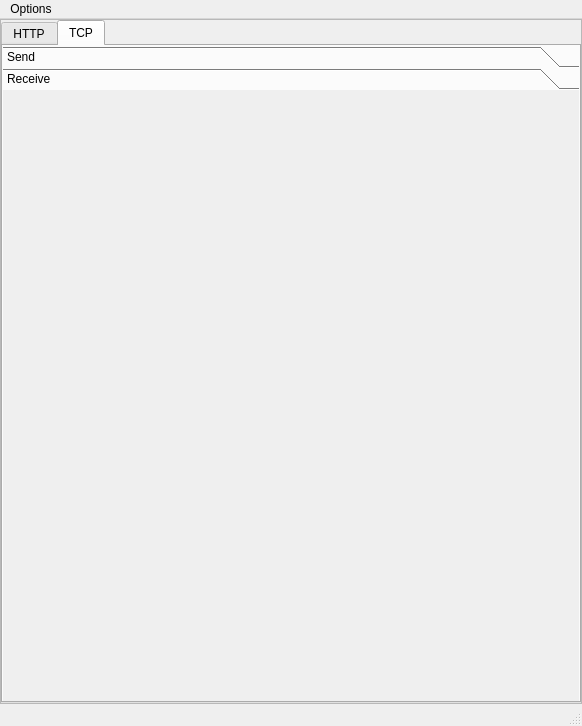
<?xml version="1.0" encoding="UTF-8"?>
<ui version="4.0">
 <class>MainWindow</class>
 <widget class="QMainWindow" name="MainWindow">
  <property name="geometry">
   <rect>
    <x>0</x>
    <y>0</y>
    <width>582</width>
    <height>726</height>
   </rect>
  </property>
  <property name="minimumSize">
   <size>
    <width>0</width>
    <height>0</height>
   </size>
  </property>
  <property name="maximumSize">
   <size>
    <width>16777215</width>
    <height>16777215</height>
   </size>
  </property>
  <property name="baseSize">
   <size>
    <width>500</width>
    <height>565</height>
   </size>
  </property>
  <property name="windowTitle">
   <string>QuickShare</string>
  </property>
  <widget class="QWidget" name="centralwidget">
   <layout class="QHBoxLayout" name="horizontalLayout">
    <property name="spacing">
     <number>0</number>
    </property>
    <property name="leftMargin">
     <number>0</number>
    </property>
    <property name="topMargin">
     <number>0</number>
    </property>
    <property name="rightMargin">
     <number>0</number>
    </property>
    <property name="bottomMargin">
     <number>0</number>
    </property>
    <item>
     <widget class="QFrame" name="frame">
      <property name="frameShape">
       <enum>QFrame::StyledPanel</enum>
      </property>
      <property name="frameShadow">
       <enum>QFrame::Raised</enum>
      </property>
      <layout class="QVBoxLayout" name="verticalLayout_4">
       <property name="spacing">
        <number>0</number>
       </property>
       <property name="leftMargin">
        <number>0</number>
       </property>
       <property name="topMargin">
        <number>0</number>
       </property>
       <property name="rightMargin">
        <number>0</number>
       </property>
       <property name="bottomMargin">
        <number>0</number>
       </property>
       <item>
        <widget class="QTabWidget" name="modes">
         <property name="currentIndex">
          <number>1</number>
         </property>
         <widget class="QWidget" name="http">
          <attribute name="title">
           <string>HTTP</string>
          </attribute>
          <layout class="QHBoxLayout" name="horizontalLayout_3">
           <property name="spacing">
            <number>0</number>
           </property>
           <property name="leftMargin">
            <number>0</number>
           </property>
           <property name="topMargin">
            <number>0</number>
           </property>
           <property name="rightMargin">
            <number>0</number>
           </property>
           <property name="bottomMargin">
            <number>0</number>
           </property>
           <item>
            <widget class="QToolBox" name="http_modes">
             <property name="sizePolicy">
              <sizepolicy hsizetype="Preferred" vsizetype="Preferred">
               <horstretch>0</horstretch>
               <verstretch>0</verstretch>
              </sizepolicy>
             </property>
             <property name="styleSheet">
              <string notr="true">QToolBox::tab { 
  background-color: lightgray;
  border-radius: 3px;
  padding: 5px;
 }</string>
             </property>
             <property name="currentIndex">
              <number>0</number>
             </property>
             <property name="tabSpacing">
              <number>5</number>
             </property>
             <widget class="QWidget" name="http_send">
              <property name="geometry">
               <rect>
                <x>0</x>
                <y>0</y>
                <width>574</width>
                <height>605</height>
               </rect>
              </property>
              <attribute name="label">
               <string>Send</string>
              </attribute>
              <layout class="QVBoxLayout" name="verticalLayout">
               <property name="spacing">
                <number>0</number>
               </property>
               <property name="leftMargin">
                <number>0</number>
               </property>
               <property name="topMargin">
                <number>0</number>
               </property>
               <property name="rightMargin">
                <number>0</number>
               </property>
               <property name="bottomMargin">
                <number>0</number>
               </property>
               <item>
                <widget class="QScrollArea" name="http_send_scrollarea">
                 <property name="frameShape">
                  <enum>QFrame::NoFrame</enum>
                 </property>
                 <property name="widgetResizable">
                  <bool>true</bool>
                 </property>
                 <widget class="QWidget" name="http_send_widget">
                  <property name="geometry">
                   <rect>
                    <x>0</x>
                    <y>0</y>
                    <width>557</width>
                    <height>872</height>
                   </rect>
                  </property>
                  <layout class="QHBoxLayout" name="horizontalLayout_2">
                   <property name="spacing">
                    <number>0</number>
                   </property>
                   <property name="leftMargin">
                    <number>0</number>
                   </property>
                   <property name="topMargin">
                    <number>0</number>
                   </property>
                   <property name="rightMargin">
                    <number>0</number>
                   </property>
                   <property name="bottomMargin">
                    <number>0</number>
                   </property>
                   <item alignment="Qt::AlignTop">
                    <widget class="QFrame" name="http_send_all">
                     <property name="frameShape">
                      <enum>QFrame::StyledPanel</enum>
                     </property>
                     <property name="frameShadow">
                      <enum>QFrame::Raised</enum>
                     </property>
                     <layout class="QVBoxLayout" name="verticalLayout_2">
                      <property name="spacing">
                       <number>6</number>
                      </property>
                      <property name="leftMargin">
                       <number>9</number>
                      </property>
                      <property name="topMargin">
                       <number>9</number>
                      </property>
                      <property name="rightMargin">
                       <number>9</number>
                      </property>
                      <property name="bottomMargin">
                       <number>9</number>
                      </property>
                      <item>
                       <widget class="QGroupBox" name="files_group">
                        <property name="title">
                         <string>Shared Files</string>
                        </property>
                        <property name="flat">
                         <bool>true</bool>
                        </property>
                        <layout class="QVBoxLayout" name="verticalLayout_8">
                         <item alignment="Qt::AlignLeft">
                          <widget class="QFrame" name="files_buttons">
                           <property name="minimumSize">
                            <size>
                             <width>0</width>
                             <height>0</height>
                            </size>
                           </property>
                           <property name="frameShape">
                            <enum>QFrame::StyledPanel</enum>
                           </property>
                           <property name="frameShadow">
                            <enum>QFrame::Raised</enum>
                           </property>
                           <layout class="QHBoxLayout" name="horizontalLayout_8">
                            <property name="leftMargin">
                             <number>0</number>
                            </property>
                            <property name="topMargin">
                             <number>0</number>
                            </property>
                            <property name="rightMargin">
                             <number>0</number>
                            </property>
                            <property name="bottomMargin">
                             <number>0</number>
                            </property>
                            <item alignment="Qt::AlignLeft">
                             <widget class="QPushButton" name="add_dir">
                              <property name="text">
                               <string>Add Dir</string>
                              </property>
                             </widget>
                            </item>
                            <item alignment="Qt::AlignLeft">
                             <widget class="QPushButton" name="add_files">
                              <property name="text">
                               <string>Add File/s</string>
                              </property>
                             </widget>
                            </item>
                            <item alignment="Qt::AlignLeft">
                             <widget class="QPushButton" name="del_item">
                              <property name="text">
                               <string>Remove</string>
                              </property>
                             </widget>
                            </item>
                           </layout>
                          </widget>
                         </item>
                         <item alignment="Qt::AlignLeft">
                          <widget class="QCheckBox" name="includesubfolders">
                           <property name="toolTip">
                            <string>If true, when you share a folder, the subfolders inside are also shared</string>
                           </property>
                           <property name="text">
                            <string>Include Subfolders</string>
                           </property>
                           <property name="tristate">
                            <bool>false</bool>
                           </property>
                          </widget>
                         </item>
                         <item>
                          <widget class="QListWidget" name="shared_items">
                           <property name="minimumSize">
                            <size>
                             <width>0</width>
                             <height>130</height>
                            </size>
                           </property>
                           <property name="sizeIncrement">
                            <size>
                             <width>0</width>
                             <height>0</height>
                            </size>
                           </property>
                           <property name="font">
                            <font>
                             <pointsize>9</pointsize>
                            </font>
                           </property>
                           <property name="focusPolicy">
                            <enum>Qt::WheelFocus</enum>
                           </property>
                           <property name="acceptDrops">
                            <bool>true</bool>
                           </property>
                           <property name="toolTip">
                            <string>All files and folders here will be shared</string>
                           </property>
                           <property name="styleSheet">
                            <string notr="true">QListWidget {
	border: 1px solid  rgb(186, 186, 186);
	border-radius: 3px;
	padding: 1px;
}
QListWidget::item {
   padding: 5px;
}
QListWidget::item:selected {
	background-color: #ffe5cc;
    color: black;
}
QListWidget::item:focus {
	background-color: #ffe5cc;
    color: black;
}
QListWidget::item:hover {
    background-color: #ffe5cc;
 }</string>
                           </property>
                           <property name="autoScrollMargin">
                            <number>16</number>
                           </property>
                           <property name="editTriggers">
                            <set>QAbstractItemView::NoEditTriggers</set>
                           </property>
                           <property name="tabKeyNavigation">
                            <bool>false</bool>
                           </property>
                           <property name="showDropIndicator" stdset="0">
                            <bool>false</bool>
                           </property>
                           <property name="dragEnabled">
                            <bool>false</bool>
                           </property>
                           <property name="dragDropOverwriteMode">
                            <bool>false</bool>
                           </property>
                           <property name="dragDropMode">
                            <enum>QAbstractItemView::NoDragDrop</enum>
                           </property>
                           <property name="alternatingRowColors">
                            <bool>true</bool>
                           </property>
                           <property name="selectionMode">
                            <enum>QAbstractItemView::NoSelection</enum>
                           </property>
                           <property name="textElideMode">
                            <enum>Qt::ElideRight</enum>
                           </property>
                           <property name="movement">
                            <enum>QListView::Static</enum>
                           </property>
                           <property name="flow">
                            <enum>QListView::TopToBottom</enum>
                           </property>
                           <property name="isWrapping" stdset="0">
                            <bool>false</bool>
                           </property>
                           <property name="resizeMode">
                            <enum>QListView::Adjust</enum>
                           </property>
                           <property name="layoutMode">
                            <enum>QListView::SinglePass</enum>
                           </property>
                           <property name="spacing">
                            <number>0</number>
                           </property>
                           <property name="gridSize">
                            <size>
                             <width>0</width>
                             <height>26</height>
                            </size>
                           </property>
                           <property name="viewMode">
                            <enum>QListView::ListMode</enum>
                           </property>
                           <property name="modelColumn">
                            <number>0</number>
                           </property>
                           <property name="uniformItemSizes">
                            <bool>false</bool>
                           </property>
                           <property name="batchSize">
                            <number>100</number>
                           </property>
                           <property name="sortingEnabled">
                            <bool>false</bool>
                           </property>
                          </widget>
                         </item>
                        </layout>
                       </widget>
                      </item>
                      <item>
                       <widget class="QGroupBox" name="securitymeasures_group">
                        <property name="enabled">
                         <bool>true</bool>
                        </property>
                        <property name="title">
                         <string>Security Measures</string>
                        </property>
                        <property name="flat">
                         <bool>true</bool>
                        </property>
                        <property name="checkable">
                         <bool>true</bool>
                        </property>
                        <property name="checked">
                         <bool>true</bool>
                        </property>
                        <layout class="QVBoxLayout" name="verticalLayout_3" stretch="0,0">
                         <property name="spacing">
                          <number>6</number>
                         </property>
                         <property name="leftMargin">
                          <number>0</number>
                         </property>
                         <property name="topMargin">
                          <number>6</number>
                         </property>
                         <property name="rightMargin">
                          <number>0</number>
                         </property>
                         <property name="bottomMargin">
                          <number>0</number>
                         </property>
                         <item>
                          <widget class="QFrame" name="password_frame">
                           <property name="enabled">
                            <bool>true</bool>
                           </property>
                           <property name="frameShape">
                            <enum>QFrame::StyledPanel</enum>
                           </property>
                           <property name="frameShadow">
                            <enum>QFrame::Raised</enum>
                           </property>
                           <layout class="QHBoxLayout" name="horizontalLayout_6">
                            <item alignment="Qt::AlignLeft">
                             <widget class="QCheckBox" name="password_checkbox">
                              <property name="text">
                               <string>Enable password</string>
                              </property>
                             </widget>
                            </item>
                            <item alignment="Qt::AlignRight">
                             <widget class="QLineEdit" name="password">
                              <property name="enabled">
                               <bool>false</bool>
                              </property>
                              <property name="minimumSize">
                               <size>
                                <width>180</width>
                                <height>20</height>
                               </size>
                              </property>
                              <property name="font">
                               <font>
                                <weight>50</weight>
                                <bold>false</bold>
                                <kerning>true</kerning>
                               </font>
                              </property>
                              <property name="styleSheet">
                               <string notr="true">QLineEdit {
	border-radius: 3px;
	border: 1px solid rgb(186, 186, 186);
}</string>
                              </property>
                              <property name="frame">
                               <bool>true</bool>
                              </property>
                              <property name="echoMode">
                               <enum>QLineEdit::PasswordEchoOnEdit</enum>
                              </property>
                              <property name="readOnly">
                               <bool>false</bool>
                              </property>
                              <property name="placeholderText">
                               <string>Write a password</string>
                              </property>
                              <property name="clearButtonEnabled">
                               <bool>true</bool>
                              </property>
                             </widget>
                            </item>
                           </layout>
                          </widget>
                         </item>
                         <item>
                          <widget class="QFrame" name="addressfilter_frame">
                           <property name="frameShape">
                            <enum>QFrame::StyledPanel</enum>
                           </property>
                           <property name="frameShadow">
                            <enum>QFrame::Raised</enum>
                           </property>
                           <layout class="QVBoxLayout" name="verticalLayout_5">
                            <property name="leftMargin">
                             <number>8</number>
                            </property>
                            <property name="rightMargin">
                             <number>8</number>
                            </property>
                            <item>
                             <widget class="QFrame" name="frame_3">
                              <property name="frameShape">
                               <enum>QFrame::StyledPanel</enum>
                              </property>
                              <property name="frameShadow">
                               <enum>QFrame::Raised</enum>
                              </property>
                              <layout class="QHBoxLayout" name="horizontalLayout_9">
                               <property name="spacing">
                                <number>0</number>
                               </property>
                               <property name="leftMargin">
                                <number>0</number>
                               </property>
                               <property name="topMargin">
                                <number>0</number>
                               </property>
                               <property name="rightMargin">
                                <number>0</number>
                               </property>
                               <property name="bottomMargin">
                                <number>0</number>
                               </property>
                               <item alignment="Qt::AlignLeft">
                                <widget class="QCheckBox" name="addressfilter_checkbox">
                                 <property name="text">
                                  <string>Enable IP address filter</string>
                                 </property>
                                </widget>
                               </item>
                               <item alignment="Qt::AlignRight">
                                <widget class="QFrame" name="addrfilterbuttons_frame">
                                 <property name="frameShape">
                                  <enum>QFrame::StyledPanel</enum>
                                 </property>
                                 <property name="frameShadow">
                                  <enum>QFrame::Raised</enum>
                                 </property>
                                 <layout class="QHBoxLayout" name="horizontalLayout_10">
                                  <property name="leftMargin">
                                   <number>6</number>
                                  </property>
                                  <property name="topMargin">
                                   <number>0</number>
                                  </property>
                                  <property name="rightMargin">
                                   <number>0</number>
                                  </property>
                                  <property name="bottomMargin">
                                   <number>0</number>
                                  </property>
                                  <item>
                                   <widget class="QLineEdit" name="address_line_edit">
                                    <property name="enabled">
                                     <bool>false</bool>
                                    </property>
                                    <property name="minimumSize">
                                     <size>
                                      <width>108</width>
                                      <height>20</height>
                                     </size>
                                    </property>
                                    <property name="styleSheet">
                                     <string notr="true">QLineEdit {
	border-radius: 3px;
	border: 1px solid rgb(186, 186, 186);
}</string>
                                    </property>
                                    <property name="inputMask">
                                     <string/>
                                    </property>
                                    <property name="text">
                                     <string/>
                                    </property>
                                    <property name="placeholderText">
                                     <string>000.000.000.000</string>
                                    </property>
                                   </widget>
                                  </item>
                                  <item>
                                   <widget class="QPushButton" name="add_address">
                                    <property name="enabled">
                                     <bool>false</bool>
                                    </property>
                                    <property name="maximumSize">
                                     <size>
                                      <width>50</width>
                                      <height>16777215</height>
                                     </size>
                                    </property>
                                    <property name="text">
                                     <string>Add</string>
                                    </property>
                                   </widget>
                                  </item>
                                  <item>
                                   <widget class="Line" name="line">
                                    <property name="orientation">
                                     <enum>Qt::Vertical</enum>
                                    </property>
                                   </widget>
                                  </item>
                                  <item>
                                   <widget class="QPushButton" name="del_address">
                                    <property name="enabled">
                                     <bool>false</bool>
                                    </property>
                                    <property name="maximumSize">
                                     <size>
                                      <width>70</width>
                                      <height>16777215</height>
                                     </size>
                                    </property>
                                    <property name="text">
                                     <string>Remove</string>
                                    </property>
                                   </widget>
                                  </item>
                                 </layout>
                                </widget>
                               </item>
                              </layout>
                             </widget>
                            </item>
                            <item>
                             <widget class="QListWidget" name="allowed_addresses">
                              <property name="enabled">
                               <bool>false</bool>
                              </property>
                              <property name="minimumSize">
                               <size>
                                <width>0</width>
                                <height>130</height>
                               </size>
                              </property>
                              <property name="styleSheet">
                               <string notr="true">QListWidget {
	border: 1px solid  rgb(186, 186, 186);
	border-radius: 3px;
	padding: 1px;
}
QListWidget::item {
   padding: 5px;
}
QListWidget::item:selected {
	background-color: #ffe5cc;
    color: black;
}
QListWidget::item:focus {
	background-color: #ffe5cc;
    color: black;
}
QListWidget::item:hover {
    background-color: #ffe5cc;
 }</string>
                              </property>
                              <property name="editTriggers">
                               <set>QAbstractItemView::AllEditTriggers</set>
                              </property>
                              <property name="showDropIndicator" stdset="0">
                               <bool>false</bool>
                              </property>
                              <property name="dragDropOverwriteMode">
                               <bool>true</bool>
                              </property>
                              <property name="alternatingRowColors">
                               <bool>true</bool>
                              </property>
                              <property name="resizeMode">
                               <enum>QListView::Adjust</enum>
                              </property>
                              <property name="layoutMode">
                               <enum>QListView::SinglePass</enum>
                              </property>
                              <property name="selectionRectVisible">
                               <bool>false</bool>
                              </property>
                             </widget>
                            </item>
                           </layout>
                          </widget>
                         </item>
                        </layout>
                       </widget>
                      </item>
                      <item>
                       <widget class="QGroupBox" name="limits_group">
                        <property name="enabled">
                         <bool>true</bool>
                        </property>
                        <property name="title">
                         <string>Limits</string>
                        </property>
                        <property name="flat">
                         <bool>true</bool>
                        </property>
                        <property name="checkable">
                         <bool>true</bool>
                        </property>
                        <property name="checked">
                         <bool>true</bool>
                        </property>
                        <layout class="QVBoxLayout" name="verticalLayout_7">
                         <property name="spacing">
                          <number>6</number>
                         </property>
                         <property name="leftMargin">
                          <number>0</number>
                         </property>
                         <property name="topMargin">
                          <number>6</number>
                         </property>
                         <property name="rightMargin">
                          <number>0</number>
                         </property>
                         <property name="bottomMargin">
                          <number>0</number>
                         </property>
                         <item>
                          <widget class="QFrame" name="downloadlimit_frame">
                           <property name="enabled">
                            <bool>true</bool>
                           </property>
                           <property name="frameShape">
                            <enum>QFrame::StyledPanel</enum>
                           </property>
                           <property name="frameShadow">
                            <enum>QFrame::Raised</enum>
                           </property>
                           <layout class="QHBoxLayout" name="horizontalLayout_7">
                            <item alignment="Qt::AlignLeft">
                             <widget class="QCheckBox" name="downloadlimit_checkbox">
                              <property name="enabled">
                               <bool>true</bool>
                              </property>
                              <property name="text">
                               <string>Enable download limit</string>
                              </property>
                             </widget>
                            </item>
                            <item alignment="Qt::AlignRight">
                             <widget class="QSpinBox" name="downloadlimit">
                              <property name="enabled">
                               <bool>false</bool>
                              </property>
                              <property name="minimumSize">
                               <size>
                                <width>50</width>
                                <height>20</height>
                               </size>
                              </property>
                              <property name="styleSheet">
                               <string notr="true">QSpinBox {
	border-radius: 3px;
	border: 1px solid rgb(186, 186, 186);
}</string>
                              </property>
                              <property name="showGroupSeparator" stdset="0">
                               <bool>false</bool>
                              </property>
                              <property name="minimum">
                               <number>1</number>
                              </property>
                              <property name="maximum">
                               <number>99</number>
                              </property>
                              <property name="value">
                               <number>1</number>
                              </property>
                             </widget>
                            </item>
                           </layout>
                          </widget>
                         </item>
                         <item>
                          <widget class="QFrame" name="maximum_connections_group">
                           <property name="enabled">
                            <bool>true</bool>
                           </property>
                           <property name="toolTip">
                            <string>&lt;html&gt;&lt;head/&gt;&lt;body&gt;&lt;p&gt;&lt;span style=&quot; font-weight:600;&quot;&gt;This option allows you to set up a maximum limit of connections (for IP address) that can be accepted&lt;/span&gt;&lt;/p&gt;&lt;/body&gt;&lt;/html&gt;</string>
                           </property>
                           <property name="whatsThis">
                            <string/>
                           </property>
                           <property name="frameShape">
                            <enum>QFrame::StyledPanel</enum>
                           </property>
                           <property name="frameShadow">
                            <enum>QFrame::Raised</enum>
                           </property>
                           <layout class="QHBoxLayout" name="horizontalLayout_5">
                            <item alignment="Qt::AlignLeft">
                             <widget class="QCheckBox" name="connectionlimit_checkbox">
                              <property name="text">
                               <string>Enable connections limit</string>
                              </property>
                             </widget>
                            </item>
                            <item alignment="Qt::AlignRight">
                             <widget class="QSpinBox" name="connectionlimit">
                              <property name="enabled">
                               <bool>false</bool>
                              </property>
                              <property name="minimumSize">
                               <size>
                                <width>50</width>
                                <height>20</height>
                               </size>
                              </property>
                              <property name="styleSheet">
                               <string notr="true">QSpinBox {
	border-radius: 3px;
	border: 1px solid rgb(186, 186, 186);
}</string>
                              </property>
                              <property name="showGroupSeparator" stdset="0">
                               <bool>false</bool>
                              </property>
                              <property name="minimum">
                               <number>1</number>
                              </property>
                              <property name="maximum">
                               <number>99</number>
                              </property>
                              <property name="value">
                               <number>1</number>
                              </property>
                             </widget>
                            </item>
                           </layout>
                          </widget>
                         </item>
                        </layout>
                       </widget>
                      </item>
                      <item>
                       <widget class="QFrame" name="share_frame">
                        <property name="frameShape">
                         <enum>QFrame::StyledPanel</enum>
                        </property>
                        <property name="frameShadow">
                         <enum>QFrame::Raised</enum>
                        </property>
                        <layout class="QVBoxLayout" name="verticalLayout_10">
                         <item alignment="Qt::AlignHCenter">
                          <widget class="QPushButton" name="sharebutton">
                           <property name="sizePolicy">
                            <sizepolicy hsizetype="Maximum" vsizetype="Maximum">
                             <horstretch>0</horstretch>
                             <verstretch>0</verstretch>
                            </sizepolicy>
                           </property>
                           <property name="minimumSize">
                            <size>
                             <width>240</width>
                             <height>0</height>
                            </size>
                           </property>
                           <property name="text">
                            <string>Share</string>
                           </property>
                           <property name="flat">
                            <bool>false</bool>
                           </property>
                          </widget>
                         </item>
                         <item alignment="Qt::AlignHCenter">
                          <widget class="QLabel" name="qrcode">
                           <property name="minimumSize">
                            <size>
                             <width>217</width>
                             <height>217</height>
                            </size>
                           </property>
                           <property name="contextMenuPolicy">
                            <enum>Qt::DefaultContextMenu</enum>
                           </property>
                           <property name="toolTip">
                            <string>Right-click to visit or copy the link</string>
                           </property>
                           <property name="statusTip">
                            <string/>
                           </property>
                           <property name="whatsThis">
                            <string/>
                           </property>
                           <property name="accessibleName">
                            <string/>
                           </property>
                           <property name="accessibleDescription">
                            <string/>
                           </property>
                           <property name="styleSheet">
                            <string notr="true">QLabel {
	padding: 5 10 5 10;
	background-color: rgb(255, 255, 255);
	border-radius: 3px;
	border: 1px solid rgb(186, 186, 186);
}</string>
                           </property>
                           <property name="frameShape">
                            <enum>QFrame::NoFrame</enum>
                           </property>
                           <property name="lineWidth">
                            <number>2</number>
                           </property>
                           <property name="openExternalLinks">
                            <bool>true</bool>
                           </property>
                          </widget>
                         </item>
                        </layout>
                       </widget>
                      </item>
                     </layout>
                    </widget>
                   </item>
                  </layout>
                 </widget>
                </widget>
               </item>
              </layout>
             </widget>
             <widget class="QWidget" name="http_receive">
              <property name="geometry">
               <rect>
                <x>0</x>
                <y>0</y>
                <width>574</width>
                <height>605</height>
               </rect>
              </property>
              <attribute name="label">
               <string>Receive</string>
              </attribute>
             </widget>
            </widget>
           </item>
          </layout>
         </widget>
         <widget class="QWidget" name="tcp">
          <attribute name="title">
           <string>TCP</string>
          </attribute>
          <layout class="QHBoxLayout" name="horizontalLayout_4">
           <property name="spacing">
            <number>0</number>
           </property>
           <property name="leftMargin">
            <number>0</number>
           </property>
           <property name="topMargin">
            <number>0</number>
           </property>
           <property name="rightMargin">
            <number>0</number>
           </property>
           <property name="bottomMargin">
            <number>0</number>
           </property>
           <item>
            <widget class="QToolBox" name="tcp_modes">
             <property name="currentIndex">
              <number>1</number>
             </property>
             <property name="tabSpacing">
              <number>0</number>
             </property>
             <widget class="QWidget" name="tcp_send">
              <property name="geometry">
               <rect>
                <x>0</x>
                <y>0</y>
                <width>574</width>
                <height>615</height>
               </rect>
              </property>
              <attribute name="label">
               <string>Send</string>
              </attribute>
             </widget>
             <widget class="QWidget" name="tcp_receive">
              <property name="geometry">
               <rect>
                <x>0</x>
                <y>0</y>
                <width>574</width>
                <height>615</height>
               </rect>
              </property>
              <attribute name="label">
               <string>Receive</string>
              </attribute>
             </widget>
            </widget>
           </item>
          </layout>
         </widget>
        </widget>
       </item>
      </layout>
     </widget>
    </item>
   </layout>
  </widget>
  <widget class="QMenuBar" name="menubar">
   <property name="geometry">
    <rect>
     <x>0</x>
     <y>0</y>
     <width>582</width>
     <height>21</height>
    </rect>
   </property>
   <widget class="QMenu" name="menuOptions">
    <property name="title">
     <string>Options</string>
    </property>
   </widget>
   <addaction name="menuOptions"/>
  </widget>
  <widget class="QStatusBar" name="statusbar">
   <property name="statusTip">
    <string/>
   </property>
   <property name="sizeGripEnabled">
    <bool>true</bool>
   </property>
  </widget>
 </widget>
 <resources/>
 <connections>
  <connection>
   <sender>password_checkbox</sender>
   <signal>toggled(bool)</signal>
   <receiver>password</receiver>
   <slot>setEnabled(bool)</slot>
   <hints>
    <hint type="sourcelabel">
     <x>74</x>
     <y>407</y>
    </hint>
    <hint type="destinationlabel">
     <x>420</x>
     <y>407</y>
    </hint>
   </hints>
  </connection>
  <connection>
   <sender>downloadlimit_checkbox</sender>
   <signal>toggled(bool)</signal>
   <receiver>downloadlimit</receiver>
   <slot>setEnabled(bool)</slot>
   <hints>
    <hint type="sourcelabel">
     <x>85</x>
     <y>472</y>
    </hint>
    <hint type="destinationlabel">
     <x>485</x>
     <y>472</y>
    </hint>
   </hints>
  </connection>
  <connection>
   <sender>connectionlimit_checkbox</sender>
   <signal>toggled(bool)</signal>
   <receiver>connectionlimit</receiver>
   <slot>setEnabled(bool)</slot>
   <hints>
    <hint type="sourcelabel">
     <x>90</x>
     <y>451</y>
    </hint>
    <hint type="destinationlabel">
     <x>508</x>
     <y>451</y>
    </hint>
   </hints>
  </connection>
  <connection>
   <sender>addressfilter_checkbox</sender>
   <signal>toggled(bool)</signal>
   <receiver>add_address</receiver>
   <slot>setEnabled(bool)</slot>
   <hints>
    <hint type="sourcelabel">
     <x>135</x>
     <y>404</y>
    </hint>
    <hint type="destinationlabel">
     <x>355</x>
     <y>404</y>
    </hint>
   </hints>
  </connection>
  <connection>
   <sender>addressfilter_checkbox</sender>
   <signal>toggled(bool)</signal>
   <receiver>del_address</receiver>
   <slot>setEnabled(bool)</slot>
   <hints>
    <hint type="sourcelabel">
     <x>135</x>
     <y>404</y>
    </hint>
    <hint type="destinationlabel">
     <x>436</x>
     <y>404</y>
    </hint>
   </hints>
  </connection>
  <connection>
   <sender>addressfilter_checkbox</sender>
   <signal>toggled(bool)</signal>
   <receiver>allowed_addresses</receiver>
   <slot>setEnabled(bool)</slot>
   <hints>
    <hint type="sourcelabel">
     <x>135</x>
     <y>404</y>
    </hint>
    <hint type="destinationlabel">
     <x>248</x>
     <y>460</y>
    </hint>
   </hints>
  </connection>
  <connection>
   <sender>addressfilter_checkbox</sender>
   <signal>toggled(bool)</signal>
   <receiver>address_line_edit</receiver>
   <slot>setEnabled(bool)</slot>
   <hints>
    <hint type="sourcelabel">
     <x>89</x>
     <y>279</y>
    </hint>
    <hint type="destinationlabel">
     <x>248</x>
     <y>278</y>
    </hint>
   </hints>
  </connection>
 </connections>
</ui>
